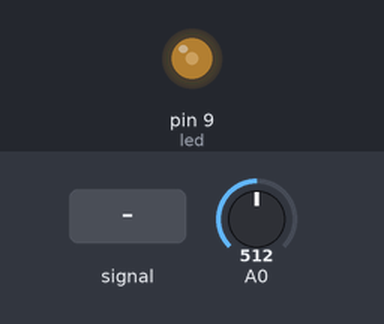
A sketch run on a simulated Arduino Uno, built with avr-gcc and run on an emulated ATmega328P. Shown: output pins drawn as LEDs (lit = HIGH). The test bench sets the inputs (shaded band); at power-on: A0 = 512.

Above: at 1.2 s.
1.3 s: A0 fed a 2 Hz sine of ±306 counts around its level
At 1.65 s:
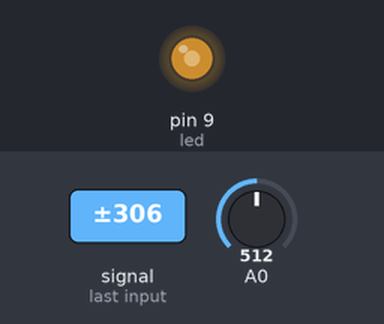
4.3 s: A0 set to 0
At 4.6 s:
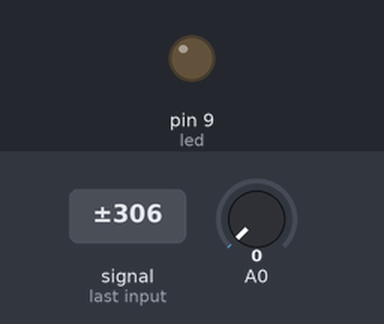
5.8 s: A0 set to 306
At 7.0 s:
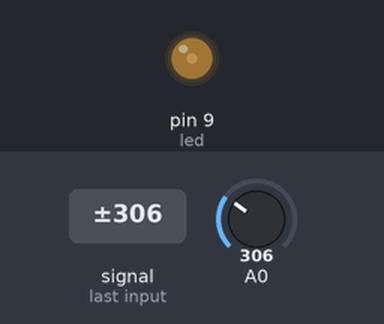
Timing chart, 0 to 8.8 s (numbered marks = the images above; inputs shaded):
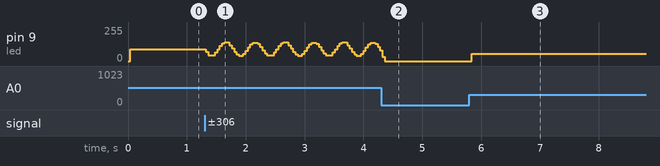

The sketch:

sketch_oct10c.ino
```cpp
int led = 9;
int rawValue = 0;
int calcValue = 0;

void setup() {
  // put your setup code here, to run once:
  pinMode(led, OUTPUT);
}

void customAnalogWrite(int led, int amount)
{
  if(amount>0)
  {
    digitalWrite(led,HIGH);
    delayMicroseconds(amount);
    digitalWrite(led,LOW);
    delayMicroseconds(256-amount);
  }

}

void loop() {
  // put your main code here, to run repeatedly:
  rawValue = analogRead(A0);
  calcValue = rawValue/4;

  customAnalogWrite(led, calcValue);
}
```

Measured:
- after the input at 5.8 s, pin 9 (led): 0/255 → 55/255 at once
